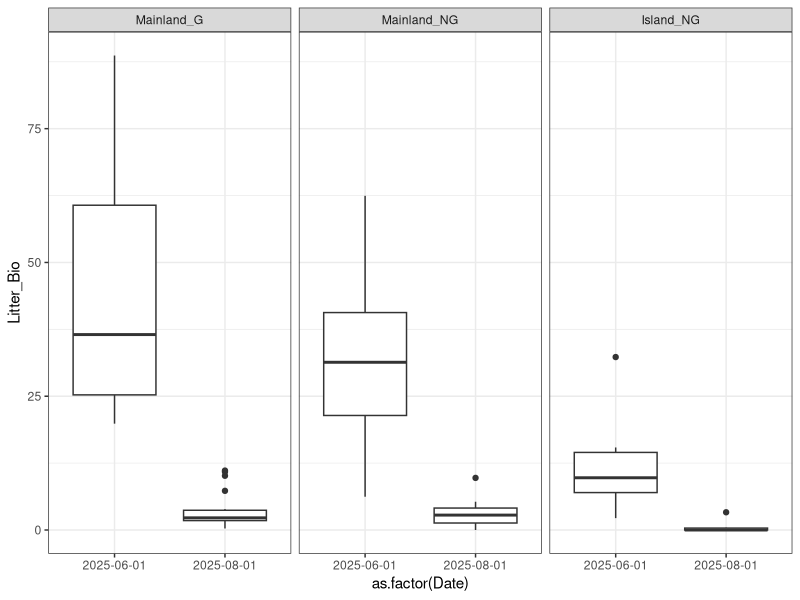
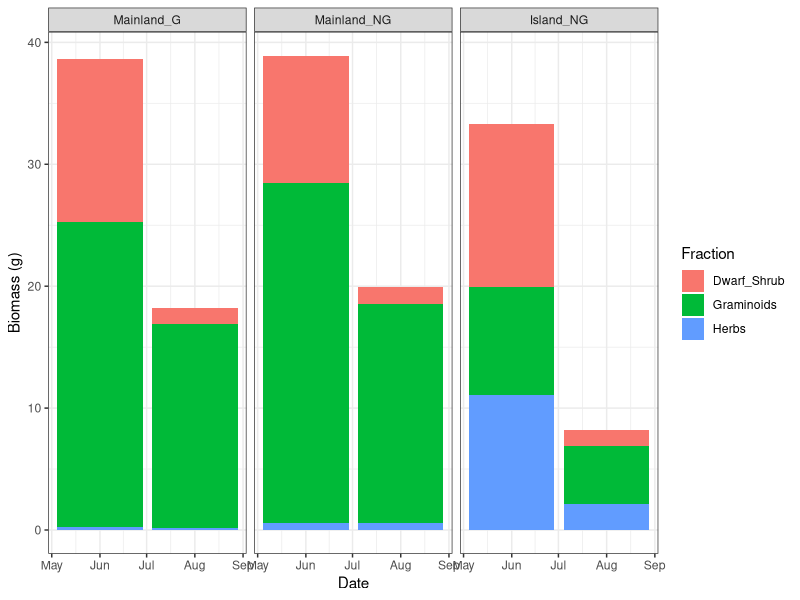
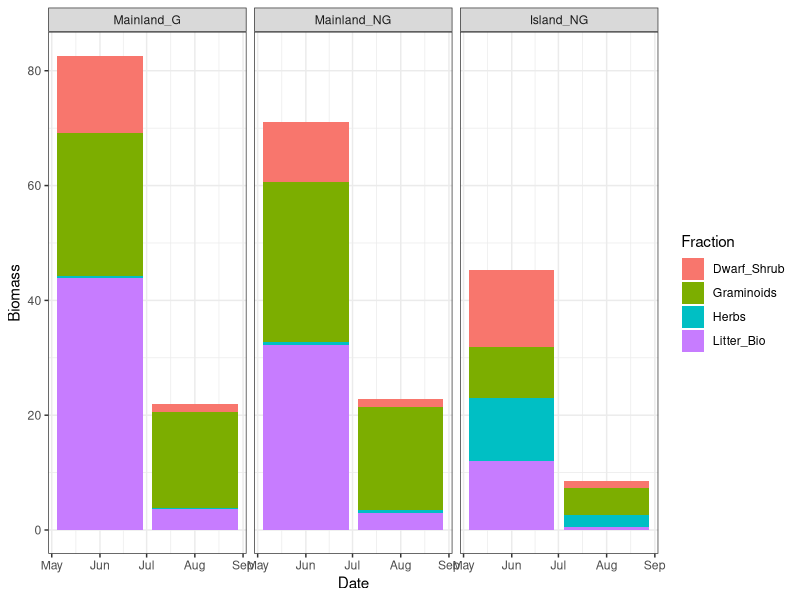
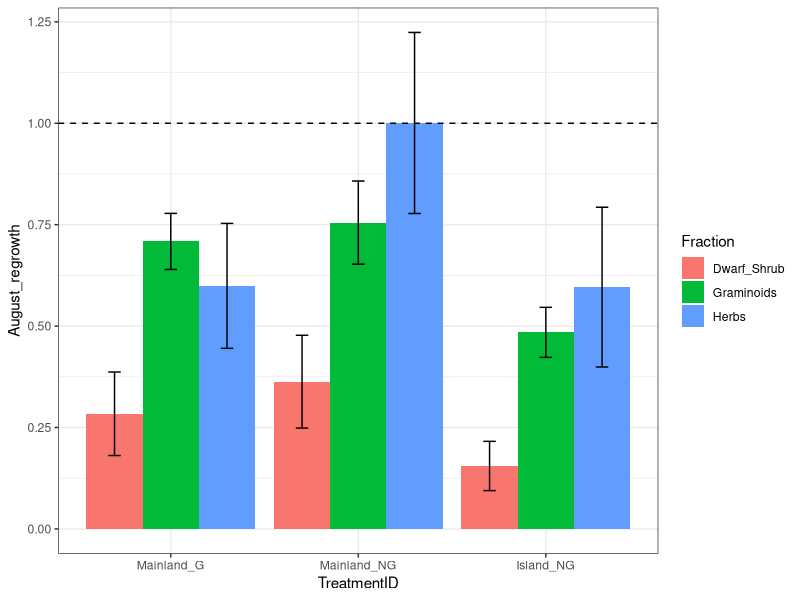
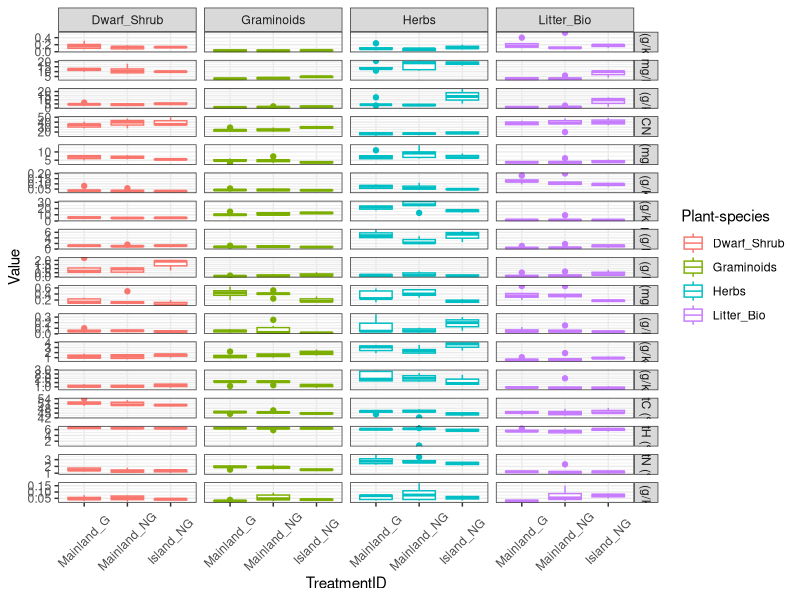
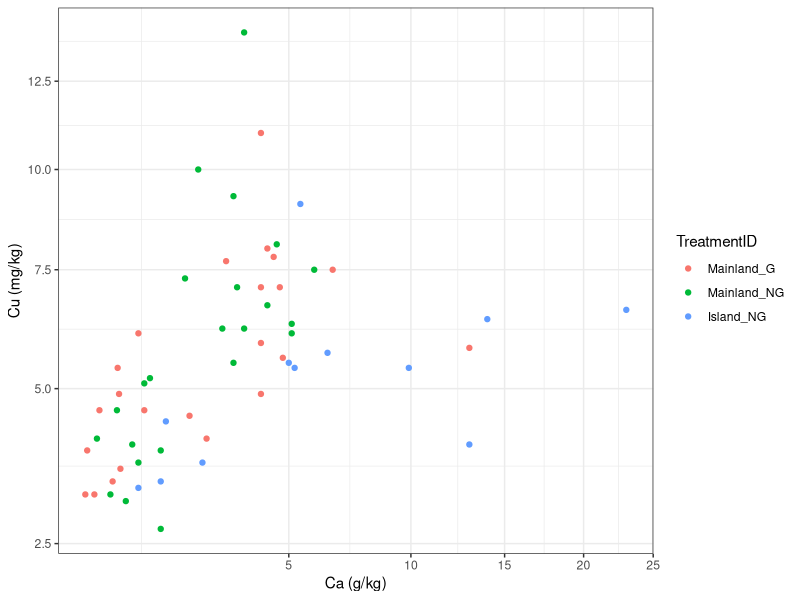
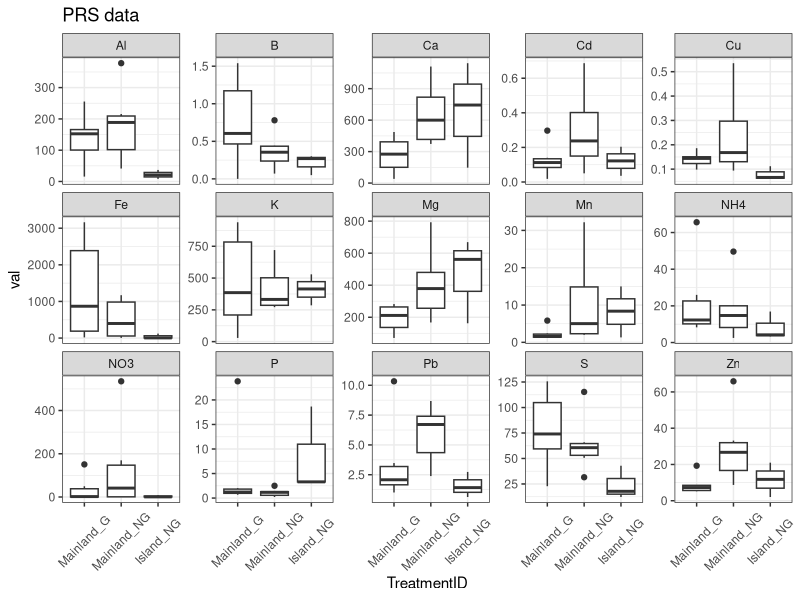
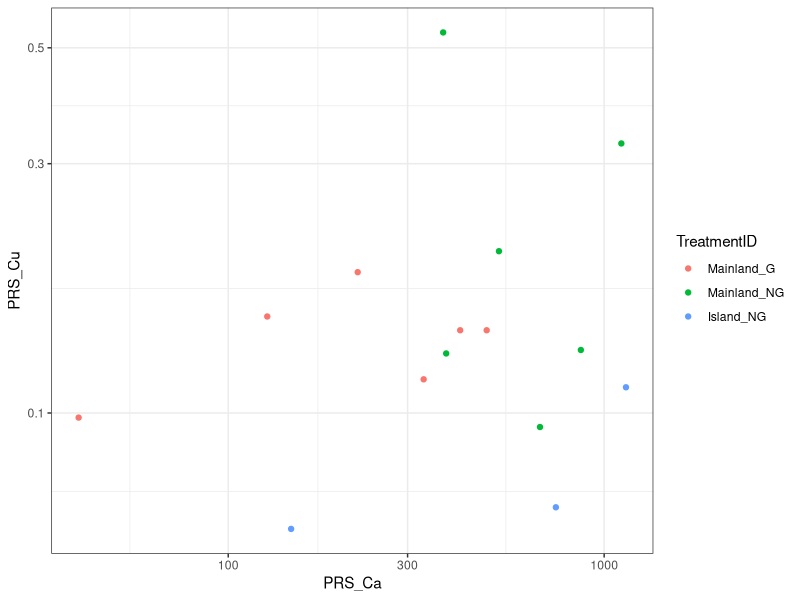

Recreate these plots in R, in order. (Note: this script raises an error after producing the figures.)
#Opening and formatting biomass, PRS and plant nutrient data
rm(list=ls())

library(ggplot2)
library(tidyr)
library(readxl)
library(dplyr)


#Biomass data
biomass_dat<-read_xlsx("data/biomass_2025.xlsx")

#Add a column for plot ID
biomass_dat$PlotID<-paste(biomass_dat$Site_id,biomass_dat$Treatment,biomass_dat$`G/NG`,biomass_dat$Plot,sep="_")
#Add a column forMain plot ID
biomass_dat$MainPlotID<-paste(biomass_dat$Site_id,biomass_dat$Treatment,biomass_dat$`G/NG`,sep="_")

#Add treatmentID
biomass_dat$TreatmentID<-paste(biomass_dat$Treatment,biomass_dat$`G/NG`,sep="_")
biomass_dat$TreatmentID<-factor(biomass_dat$TreatmentID,levels=c("Mainland_G", "Mainland_NG","Island_NG"))

biomass_dat<-biomass_dat%>%
  mutate(TotalBiomass = Graminoids + Herbs+Dwarf_Shrub)

biomass_dat$Month<-format(as.Date(biomass_dat$Date),"%b")



biomass_long<-pivot_longer(
  biomass_dat,
  cols = c(Litter_Bio, Graminoids, Herbs, Dwarf_Shrub, TotalBiomass),
                names_to = "Fraction",
                values_to = "Biomass")

#Biomass
ggplot(data=biomass_dat,aes(y=Litter_Bio,x = as.factor(Date)))+geom_boxplot()+facet_wrap(~TreatmentID)+theme_bw()

ggplot(data=biomass_long[biomass_long$Fraction!="TotalBiomass" & biomass_long$Fraction!="Litter_Bio",],aes(x=Date,y=Biomass,fill=Fraction))+
  geom_bar(stat = "summary", fun = "mean")+facet_wrap(~TreatmentID)+theme_bw()+ylab("Biomass (g)")
ggplot(data=biomass_long[biomass_long$Fraction!="TotalBiomass"  ,],aes(x=Date,y=Biomass,fill=Fraction))+
  geom_bar(stat = "summary", fun = "mean")+facet_wrap(~TreatmentID)+theme_bw()


#Biomass proportion regrowth
biomass_regrowth <- biomass_long %>%
    select(PlotID,MainPlotID, TreatmentID,Month, Biomass,Fraction) %>%
    pivot_wider(
    names_from = Month,
    values_from = Biomass
  ) %>%
  mutate(
    August_regrowth = ifelse(Jun == 0 | is.na(Jun),
                             NA,
                             Aug / Jun) #Regrowth is NA if June biomass is 0
  )

biomass_wide<-biomass_regrowth %>%
  pivot_wider(values_from = c(Jun,Aug, August_regrowth),
              names_from = Fraction)

#Main plot average
biomass_wide_plot<-biomass_wide %>% 
  group_by(MainPlotID,TreatmentID) %>%
  summarise(
    across(where(is.numeric), \(x) mean(x, na.rm = TRUE)),
    .groups = "drop"
  )



ggplot(data=biomass_regrowth[biomass_regrowth$Fraction!="TotalBiomass" & biomass_regrowth$Fraction!="Litter_Bio",]
       ,aes(x=TreatmentID,y=August_regrowth,fill=Fraction))+
  geom_bar(stat="summary",fun="mean",position="dodge")+theme_bw()+
  geom_errorbar(
    stat = "summary",
    fun.data = mean_se,
    width = 0.2,
    position = position_dodge(width = 0.9))+
  geom_hline(yintercept=1,lty=2)    
   



########################################
#######################################

#Nutrient data
plantnut_dat<-read_xlsx("data/Setesdal-plant-samples-June-2025.xlsx")

#Add a column for plot ID
plantnut_dat$PlotID<-paste(plantnut_dat$Site_id,plantnut_dat$Treatment,plantnut_dat$`G/NG`,plantnut_dat$Plot,sep="_")
#Add a column forMain plot ID
plantnut_dat$MainPlotID<-paste(plantnut_dat$Site_id,plantnut_dat$Treatment,plantnut_dat$`G/NG`,sep="_")

#Add treatmentID
plantnut_dat$TreatmentID<-paste(plantnut_dat$Treatment,plantnut_dat$`G/NG`,sep="_")
plantnut_dat$TreatmentID<-factor(plantnut_dat$TreatmentID,levels=c("Mainland_G", "Mainland_NG","Island_NG"))
plantnut_dat$CN <- plantnut_dat$`TotC (%)`/plantnut_dat$`TotN (%)`
summary(plantnut_dat)

summary(as.factor(plantnut_dat$Site_id))
summary(as.factor(plantnut_dat$TreatmentID))
summary(as.factor(plantnut_dat$MainPlotID))
summary(as.factor(plantnut_dat$PlotID))

# #Some plant nutrient data has multiple rows per plot|fraction where biomass was split between bags
# #And also some subplots were pooled when biomass was too low.
#Therefore we average out at site (mainplot ID)

plantnut_plotlevel<-plantnut_dat %>%
  group_by(MainPlotID,TreatmentID,`Plant-species`) %>%
  summarise(
    across(where(is.numeric), \(x) mean(x, na.rm = TRUE)),
    .groups = "drop"
  )
dim(plantnut_plotlevel)#15 plots, 4 fractions = 60

# summary(as.factor(plantnut_dat$Notes))
# 
# #All plots
# plot_meta <- biomass_dat %>%
#   distinct(PlotID, TreatmentID)
# 
# # Species levels
# fractions <- unique(plantnut_dat$`Plant-species`)
# 
# # Template
# template <- crossing(
#   plot_meta,
#  Fraction = fractions
# )
# # Join nutrient data
# plantnut_dat_full <- template %>%
#   left_join(plantnut_dat,
#             by = c(
#               "PlotID",
#               "Fraction",
#               "TreatmentID"))
# dim(plantnut_dat_full)#45 plots * 4 fractions = 180




plantnut_long<-pivot_longer(
  plantnut_plotlevel,
  cols=c("TotC (%)","TotN (%)", "TotH (%)","CN", "B (mg/kg)", "Na (g/kg)", "Mg (g/kg)",  "Al (g/kg)","P (g/kg)", "S (g/kg)", "K (g/kg)","Ca (g/kg)", "Mn (g/kg)",
         "Fe (g/kg)" ,"Cu (mg/kg)", "Zn (g/kg)", "Mo (mg/kg)" ),
  names_to="Nutrient",
  values_to="Value")
dim(plantnut_long) #17 nutrients, 15 plots, 4 fractions =1020

summary(plantnut_long$Value)#26 NA values in nutrients
length(plantnut_long$Value[!is.na(plantnut_long$Value)])#994 non NAs

plantnut_wide<-pivot_wider(
  plantnut_plotlevel,
  id_cols = c(MainPlotID,TreatmentID),
  names_from =`Plant-species`,
  values_from = c("TotC (%)","TotN (%)", "TotH (%)","CN", "B (mg/kg)", "Na (g/kg)", "Mg (g/kg)",  "Al (g/kg)","P (g/kg)", "S (g/kg)", "K (g/kg)","Ca (g/kg)", "Mn (g/kg)",
                  "Fe (g/kg)" ,"Cu (mg/kg)", "Zn (g/kg)", "Mo (mg/kg)" )
)
dim(plantnut_wide)
summary(as.factor(plantnut_wide$MainPlotID))

#Nutrients
ggplot(data=plantnut_long,aes(y=Value,x=TreatmentID,color=`Plant-species`))+
  geom_boxplot()+
  facet_grid(rows=vars(Nutrient),cols=vars(`Plant-species`),scales="free_y")+
  theme_bw()+theme(axis.text.x = element_text(angle=45,vjust=0.5))
#ggplot(data=plantnut_long,aes(y=Value,x=Nutrient,color=`Plant-species`))+geom_boxplot()+facet_grid(rows=vars(TreatmentID),cols=vars(`Plant-species`),scales="free_y")+theme_bw()+theme(axis.text.x = element_text(angle=45,vjust=0.5))


ggplot(data=plantnut_plotlevel,aes(x = `Ca (g/kg)`, y = `Cu (mg/kg)`,color = TreatmentID))+geom_point()+theme_bw()+scale_x_sqrt()+scale_y_sqrt()






########################################
#######################################
#PRS probe data - clean version from George
prs_dat<-read.csv("data/data_setesdal_prs.csv")
summary(prs_dat)

#Make treatment and plot ID columns that are consistent with biomass and plant nutrient data
prs_dat<-prs_dat %>%
  mutate(Treatment = case_when(
    island_main == "I" ~ "Island",
    island_main == "M" ~ "Mainland",
    ))

prs_dat$TreatmentID<-paste(prs_dat$Treatment,prs_dat$trt_grazing,sep="_")
prs_dat$TreatmentID<-factor(prs_dat$TreatmentID,levels=c("Mainland_G", "Mainland_NG","Island_NG"))

prs_dat$PlotID<-paste(prs_dat$site,prs_dat$Treatment,prs_dat$trt_grazing,prs_dat$plot,sep="_")
prs_dat$MainPlotID<-paste(prs_dat$site,prs_dat$Treatment,prs_dat$trt_grazing,sep="_")

#Add PRS to nutrient names to facilitate clarity when joined to plant nutrient data
prs_dat$Nutrient<-paste("PRS",prs_dat$nut,sep="_")

#Make a wide version (15 values of 15 nutrients)
prs_wide<-prs_dat %>%
  pivot_wider(names_from = Nutrient,
              values_from = val,
              id_cols=c("MainPlotID","PlotID","TreatmentID"))

#PRS
ggplot(data=prs_dat,aes(y=val,x=TreatmentID))+geom_boxplot()+facet_wrap(~nut,scales="free_y",nrow=3)+theme_bw()+ggtitle("PRS data")+theme(axis.text.x = element_text(angle=45,vjust=0.5))
ggplot(data=prs_wide,aes(x=PRS_Ca,y=PRS_Cu,color=TreatmentID))+geom_point()+theme_bw()+scale_x_log10()+scale_y_log10()


########################################
#######################################
#Join together all wide datasets

#Plant data
setesdal_plantdat<-
  full_join(biomass_wide_plot,plantnut_wide,
            by="MainPlotID")

#Plant data and PRS 
setesdal_prsplant<-setesdal_plantdat %>%
  full_join(prs_wide)
View(setesdal_prsplant)
write.csv(setesdal_prsplant,"data/combined_wide_dataset.csv")
